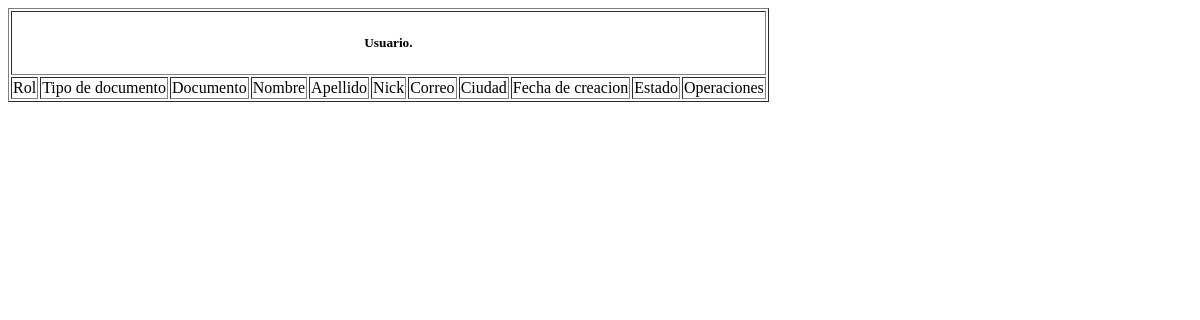
The app's page /Views/consultar_usuarios.php, older data.
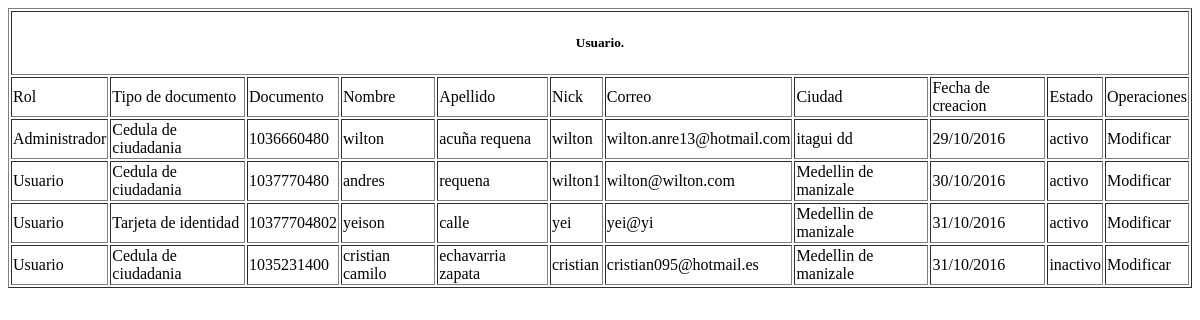
The same page, newer data.
### tables this page shows
CREATE TABLE `tbl_usuario` (
  `usu_cod` int(11) NOT NULL,
  `cod_rol` int(11) NOT NULL,
  `tipo_cod` int(11) NOT NULL,
  `usu_num_docum` varchar(20) NOT NULL,
  `usu_nom` varchar(80) NOT NULL,
  `usu_apell` varchar(80) NOT NULL,
  `usu_nick` varchar(50) NOT NULL,
  `usu_mail` varchar(100) NOT NULL,
  `usu_pass` varchar(250) NOT NULL,
  `usu_naci` varchar(10) NOT NULL,
  `photo` varchar(255) DEFAULT NULL,
  `usu_tel` int(11) NOT NULL,
  `usu_cel` int(11) NOT NULL,
  `ciu_cod` int(11) NOT NULL,
  `usu_dir` varchar(100) NOT NULL,
  `usu_esp_vive` varchar(250) DEFAULT NULL,
  `usu_fech` varchar(10) NOT NULL,
  `usu_estado` varchar(10) NOT NULL,
  `usu_keypass` varchar(50) NOT NULL,
  `usu_newpass` varchar(50) NOT NULL
);

CREATE TABLE `tbl_rol` (
  `cod_rol` int(11) NOT NULL,
  `nombre` varchar(15) NOT NULL
);

CREATE TABLE `tbl_tipodocumento` (
  `tipo_cod` int(11) NOT NULL,
  `tipo_documento` varchar(25) NOT NULL
);

CREATE TABLE `tbl_ciudad` (
  `ciu_cod` int(11) NOT NULL,
  `pais_cod` int(11) NOT NULL,
  `ciu_nom` varchar(70) NOT NULL
);

### Model/usuario.class.php (called while the page is built, shortened)
<?php
  class usuario{
  public static function mostrarusuario(){
    $pdo = ConexionBD::AbrirBD();
    $pdo->setAttribute(PDO::ATTR_ERRMODE,PDO::ERRMODE_EXCEPTION);
    $sql="select tbl_usuario.usu_cod, tbl_usuario.usu_num_docum, tbl_usuario.usu_nom, tbl_usuario.usu_apell, tbl_usuario.usu_nick,tbl_usuario.usu_mail, tbl_usuario.usu_pass, tbl_usuario.usu_naci, tbl_usuario.usu_tel, tbl_usuario.usu_cel, tbl_usuario.usu_dir,tbl_usuario.usu_fech, tbl_usuario.usu_estado, tbl_tipodocumento.tipo_documento, tbl_ciudad.ciu_nom, tbl_rol.nombre
            from tbl_usuario
            inner join tbl_tipodocumento
            on tbl_usuario.tipo_cod = tbl_tipodocumento.tipo_cod
            inner join tbl_ciudad
            on tbl_usuario.ciu_cod = tbl_ciudad.ciu_cod
            inner join tbl_rol
            on tbl_usuario.cod_rol = tbl_rol.cod_rol";
    $query= $pdo->prepare($sql);
    $query->execute();
    $result= $query->fetchALL(PDO::FETCH_BOTH);
    return $result;
  }
}
 ?>

### Views/consultar_usuarios.php (the view, shortened to what this page needs)
<?php
  require_once("../Model/usuario.class.php");
  $usuario = usuario::mostrarusuario();
 ?>
<!DOCTYPE html>
<html>
  <head>
  </head>
  <body>
    <div class="tablausuario">
      <section>
        <table border="1px">
          <thead>
            <th colspan="16"><center><h5>Usuario.</h5></center></th>
            <tr>
              <td>Rol</td>
              <td>Tipo de documento</td>
              <td>Documento</td>
              <td>Nombre</td>
              <td>Apellido</td>
              <td>Nick</td>
              <td>Correo</td>
              <td>Ciudad</td>
              <td>Fecha de creacion</td>
              <td>Estado</td>
              <td>Operaciones</td>
            </tr>
          </thead>
          <tbody>
               <?php foreach ($usuario as $bn): ?>
                 <tr>
                   <td><?php echo $bn['nombre']; ?></td>
                   <td><?php echo $bn['tipo_documento']; ?></td>
                   <td><?php echo $bn['usu_num_docum'];  ?></td>
                   <td><?php echo $bn['usu_nom'];        ?></td>
                   <td><?php echo $bn['usu_apell'];      ?></td>
                   <td><?php echo $bn['usu_nick'];       ?></td>
                   <td><?php echo $bn['usu_mail'];       ?></td>
                   <td><?php echo $bn['ciu_nom'];        ?></td>
                   <td><?php echo $bn['usu_fech'];       ?></td>
                   <td><?php echo $bn['usu_estado'];     ?></td>
                   <td>
                      <span style="cursor:pointer;" onclick="valida3(<?php echo $bn["usu_cod"]; ?>)">Modificar</span>
                   </td>
                 </tr>
              <?php endforeach ?>
          </tbody>
        </table>
      </section>
    </div>
  </body>
</html>

Row changes from the older to the newer data that the page shows:
added tbl_usuario: cod_rol.nombre "Administrador", tipo_cod.tipo_documento "Cedula de ciudadania", usu_num_docum "1036660480", usu_nom "wilton", usu_apell "acuña requena", usu_nick "wilton", usu_mail "wilton.anre13@hotmail.com", ciu_cod.ciu_nom "itagui dd", usu_fech "29/10/2016", usu_estado "activo"
added tbl_usuario: cod_rol.nombre "Usuario", tipo_cod.tipo_documento "Cedula de ciudadania", usu_num_docum "1037770480", usu_nom "andres", usu_apell "requena", usu_nick "wilton1", usu_mail "wilton@wilton.com", ciu_cod.ciu_nom "Medellin de manizale", usu_fech "30/10/2016", usu_estado "activo"
added tbl_usuario: cod_rol.nombre "Usuario", tipo_cod.tipo_documento "Tarjeta de identidad", usu_num_docum "10377704802", usu_nom "yeison", usu_apell "calle", usu_nick "yei", usu_mail "yei@yi", ciu_cod.ciu_nom "Medellin de manizale", usu_fech "31/10/2016", usu_estado "activo"
added tbl_usuario: cod_rol.nombre "Usuario", tipo_cod.tipo_documento "Cedula de ciudadania", usu_num_docum "1035231400", usu_nom "cristian camilo", usu_apell "echavarria zapata", usu_nick "cristian", usu_mail "cristian095@hotmail.es", ciu_cod.ciu_nom "Medellin de manizale", usu_fech "31/10/2016", usu_estado "inactivo"
